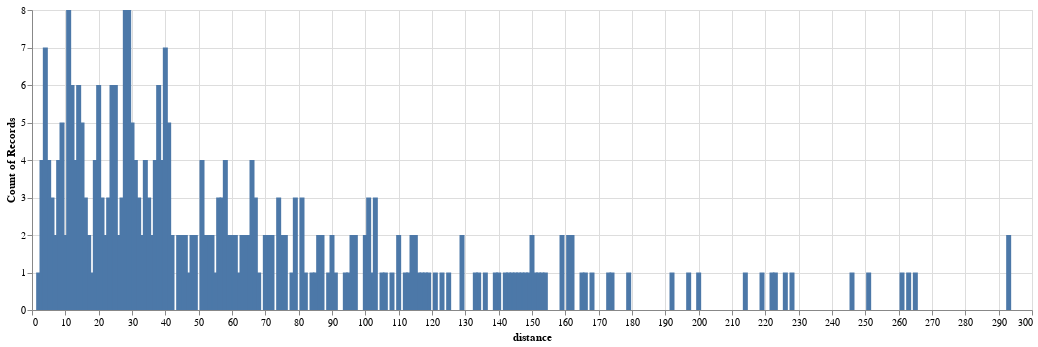

Write notebook code for a chart like this one.
### Code cell
distance_per_week.name = "distance"

(
    alt.Chart(distance_per_week.reset_index(), width=1000)
    .mark_bar()
    .encode(alt.X("distance"), alt.Y("count()"))
)

### Figure 1 — Vega-Lite specification as saved in the notebook (floating-point values rounded to 4 significant figures; data arrays with more than 128 entries replaced by an {"elided": "..."} marker saying what was removed)
{"config": {"view": {"continuousWidth": 300, "continuousHeight": 300}}, "data": {"name": "data-7c8cc2d98cd220a0870238ac479538aa"}, "mark": {"type": "bar"}, "encoding": {"x": {"field": "distance", "type": "quantitative"}, "y": {"aggregate": "count", "type": "quantitative"}}, "width": 1000, "$schema": "https://vega.github.io/schema/vega-lite/v5.20.1.json", "datasets": {"data-7c8cc2d98cd220a0870238ac479538aa": {"elided": "335 records"}}}
